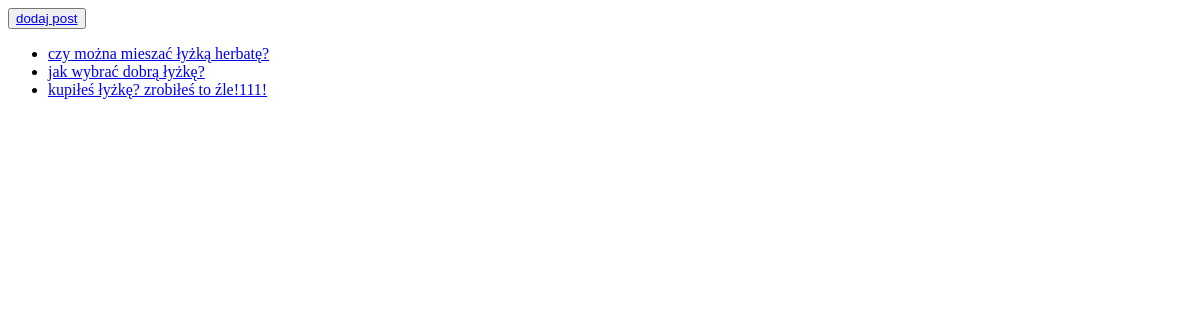
/posts/, run on an earlier commit of the app's database.
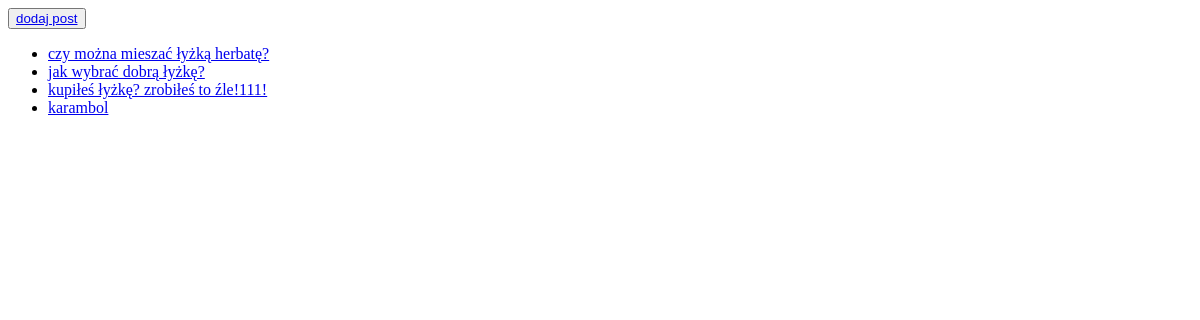
And on a later commit of the database.
### posts/models.py (models this page shows)
class Post(models.Model):
    title = models.CharField(max_length=50)
    content = models.TextField()
    created = models.DateTimeField(auto_now_add=True)
    modified = models.DateTimeField(auto_now=True)
    author = models.ForeignKey ('posts.Author', on_delete=models.CASCADE, null=True, blank=True)

### posts/views.py (the view)
# urls.py: path('', posts_list, name='posts_list'),
def posts_list(request):
    posts = Post.objects.all()
    return render(request, 'posts/posts_list.html', {'posts': posts})

### posts/templates/posts/posts_list.html (shortened to what this page needs)
{% extends "posts/main.html" %}
{% block content %}
    <button><a href="{% url "posts:add_post" %}">dodaj post</a></button>
    <ul>
        {% for post in posts %}
            <li><a href="{% url "posts:post_details" post.id %}">{{ post.title }}</a></li>
        {% endfor %}
    </ul>
{% endblock %}

What changed in the data, as far as the page shows it:
added Post: title "karambol"
